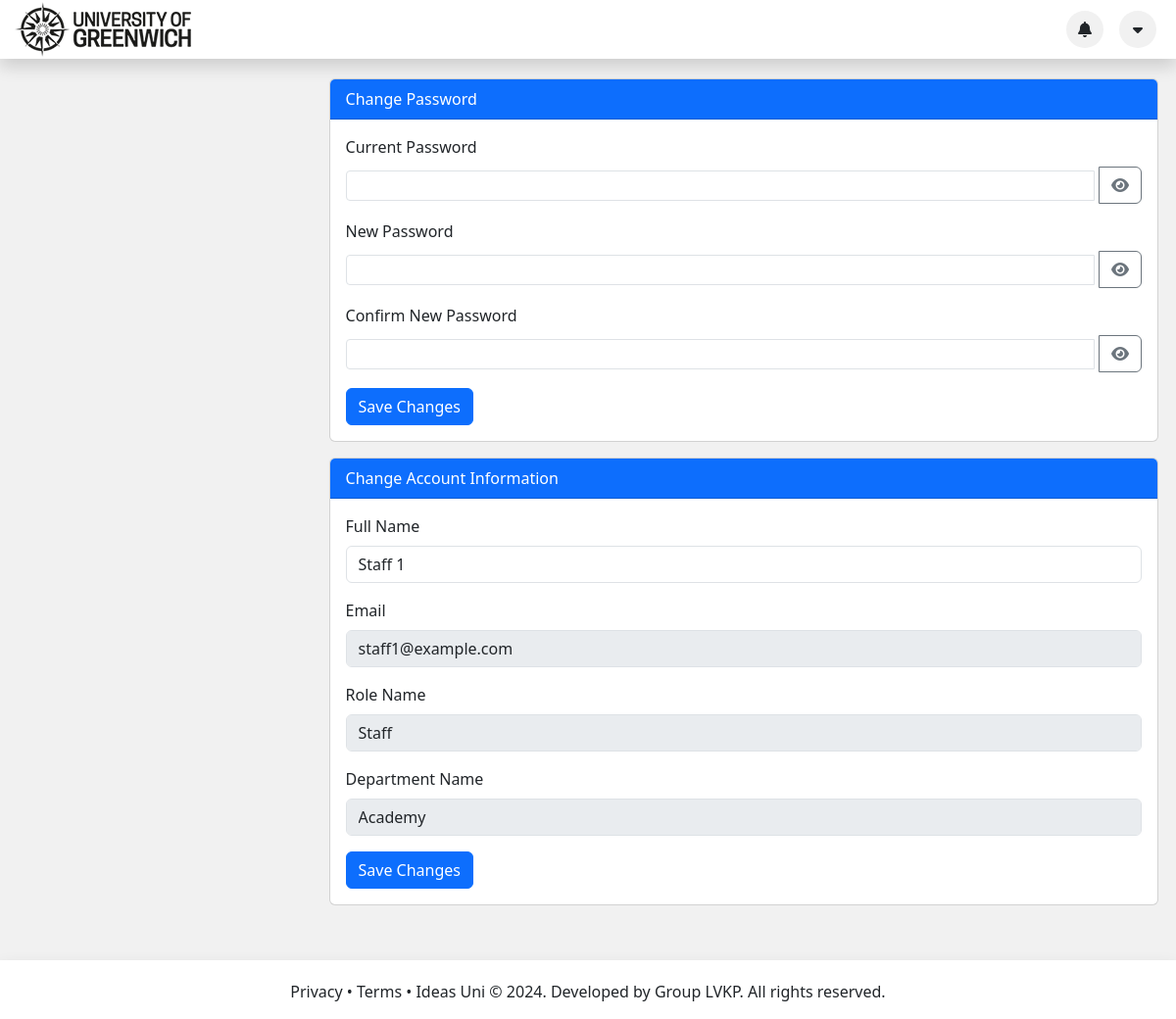
The app's page /Settings.php (signed in) with its own data.
### tables this page shows
CREATE TABLE Staff
(
    StaffID      INT PRIMARY KEY AUTO_INCREMENT,
    FullName     VARCHAR(50) NOT NULL,
    Email        VARCHAR(50) NOT NULL,
    Password     TEXT        NOT NULL,
    RoleID       INT         NOT NULL,
    DepartmentID INT NULL,
    FOREIGN KEY (RoleID) REFERENCES Role (RoleID),
    FOREIGN KEY (DepartmentID) REFERENCES Department (DepartmentID)
);

CREATE TABLE Role
(
    RoleID   INT PRIMARY KEY AUTO_INCREMENT,
    RoleName VARCHAR(50) NOT NULL
);

CREATE TABLE Department
(
    DepartmentID   INT PRIMARY KEY AUTO_INCREMENT,
    DepartmentName VARCHAR(50) NOT NULL
);

### Settings.php (the view, shortened to what this page needs)
<?php
include("connection.php");
if (!isset($_SESSION['login'])) {
    header("Location: index.php");
} else {
    ?>
    <!DOCTYPE html>
    <html lang="en">
    <head>
        <link rel="stylesheet" href="https://cdnjs.cloudflare.com/ajax/libs/font-awesome/6.3.0/css/all.min.css"
/>
        <link href="https://cdn.jsdelivr.net/npm/bootstrap@5.3.0-alpha1/dist/css/bootstrap.min.css" rel="stylesheet"
>
        <link rel="stylesheet" type="text/css" href="./css/style.css">
    </head>
    <body class="bg-gray">
    <?php
    include 'header.php';
    ?>
    <div class="container-fluid" style="margin-bottom: 100px;">
        <div class="row justify-content-evenly">
            <div class="col-12 col-lg-12">
                <div class="d-flex flex-column justify-content-center mx-auto main-container">
                    <div class="card mb-3">
                        <div class="card-header bg-primary text-white">Change Password</div>
                        <div class="card-body">
                            <form action="Settings.php" method="post">
                                <div class="mb-3">
                                    <label for="currentPassword" class="form-label">Current Password</label>
                                    <div class="input-group">
                                        <input type="password" class="form-control form-control-sm" id="currentPassword"
                                               autocomplete="current-password" name="currentPassword">
                                        <button class="btn btn-outline-secondary" type="button"
                                                id="showCurrentPasswordBtn">
                                            <i class="fa fa-eye"></i>
                                        </button>
                                    </div>
                                </div>
                                <div class="mb-3">
                                    <label for="newPassword" class="form-label">New Password</label>
                                    <div class="input-group">
                                        <input type="password" class="form-control form-control-sm" id="newPassword"
                                               autocomplete="new-password" name="newPassword">
                                        <button class="btn btn-outline-secondary" type="button" id="showNewPasswordBtn">
                                            <i class="fa fa-eye"></i>
                                        </button>
                                    </div>
                                </div>
                                <div class="mb-3">
                                    <label for="confirmNewPassword" class="form-label">Confirm New Password</label>
                                    <div class="input-group">
                                        <input type="password" class="form-control form-control-sm"
                                               id="confirmNewPassword" autocomplete="new-password"
                                               name="confirmNewPassword">
                                        <button class="btn btn-outline-secondary" type="button"
                                                id="showConfirmNewPasswordBtn">
                                            <i class="fa fa-eye"></i>
                                        </button>
                                    </div>
                                </div>
                                <button type="submit" class="btn btn-primary" name="update-password">Save Changes
                                </button>
                            </form>
                        </div>
                    </div>
                    <?php
                    $staff_id = $_SESSION['staff_id'];
                    $sql = "SELECT * FROM Staff, Role, Department WHERE Staff.RoleID = Role.RoleID AND Staff.DepartmentID = Department.DepartmentID AND StaffID = '$staff_id'";
                    $result = mysqli_query($conn, $sql);
                    $row = mysqli_fetch_assoc($result);
                    ?>
                    <div class="card mb-3">
                        <div class="card-header bg-primary text-white">Change Account Information</div>
                        <div class="card-body">
                            <form action="Settings.php" method="post">
                                <div class="mb-3">
                                    <label for="fullName" class="form-label">Full Name</label>
                                    <input type="text" class="form-control" id="fullName" name="full_name"
                                           value="<?php echo $row['FullName']; ?>">
                                </div>
                                <div class="mb-3">
                                    <label for="email" class="form-label">Email</label>
                                    <input type="email" class="form-control" id="email" name="email"
                                           value="<?php echo $row['Email']; ?>" required
                                           style="background-color: #e9ecef;">
                                </div>
                                <div class="mb-3">
                                    <label for="roleName" class="form-label">Role Name</label>
                                    <input type="text" class="form-control" id="roleName"
                                           value="<?php echo $row['RoleName']; ?>" readonly
                                           style="background-color: #e9ecef;">
                                </div>
                                <div class="mb-3">
                                    <label for="departmentName" class="form-label">Department Name</label>
                                    <input type="text" class="form-control" id="departmentName"
                                           value="<?php echo $row['DepartmentName']; ?>" readonly
                                           style="background-color: #e9ecef;">
                                </div>
                                <button type="submit" class="btn btn-primary" name="update-account">Save Changes
                                </button>
                            </form>
                        </div>
                    </div>
                </div>
            </div>
        </div>
    </div>
    <?php
    include 'footer.php';
    ?>
    </body>
    </html>
<?php } ?>

### css/style.css (style rules this page uses)
.d-flex { display: flex; }
.flex-column { flex-direction: column; }
.justify-content-center { justify-content: center; }
.mx-auto { margin-left: auto; margin-right: auto; }
.main-container { padding-top: 80px; max-width: 97vw; overflow-x: hidden; padding-left: 27%; }
.bg-gray { background-color: #f1f1f1; }
.mb-3 { margin-bottom: 1rem; }
@media (min-width: 390px) { .input-group { display: flex; align-items: center; } }
@media (min-width: 390px) { .input-group input[type="password"] { margin-right: 5px; } }
@media (min-width: 390px) { .input-group button { margin-left: 5px; } }

### records on screen
staff: full_name "Staff 1", email "staff1@example.com", RoleID.RoleName "Staff", DepartmentID.DepartmentName "Academy"
